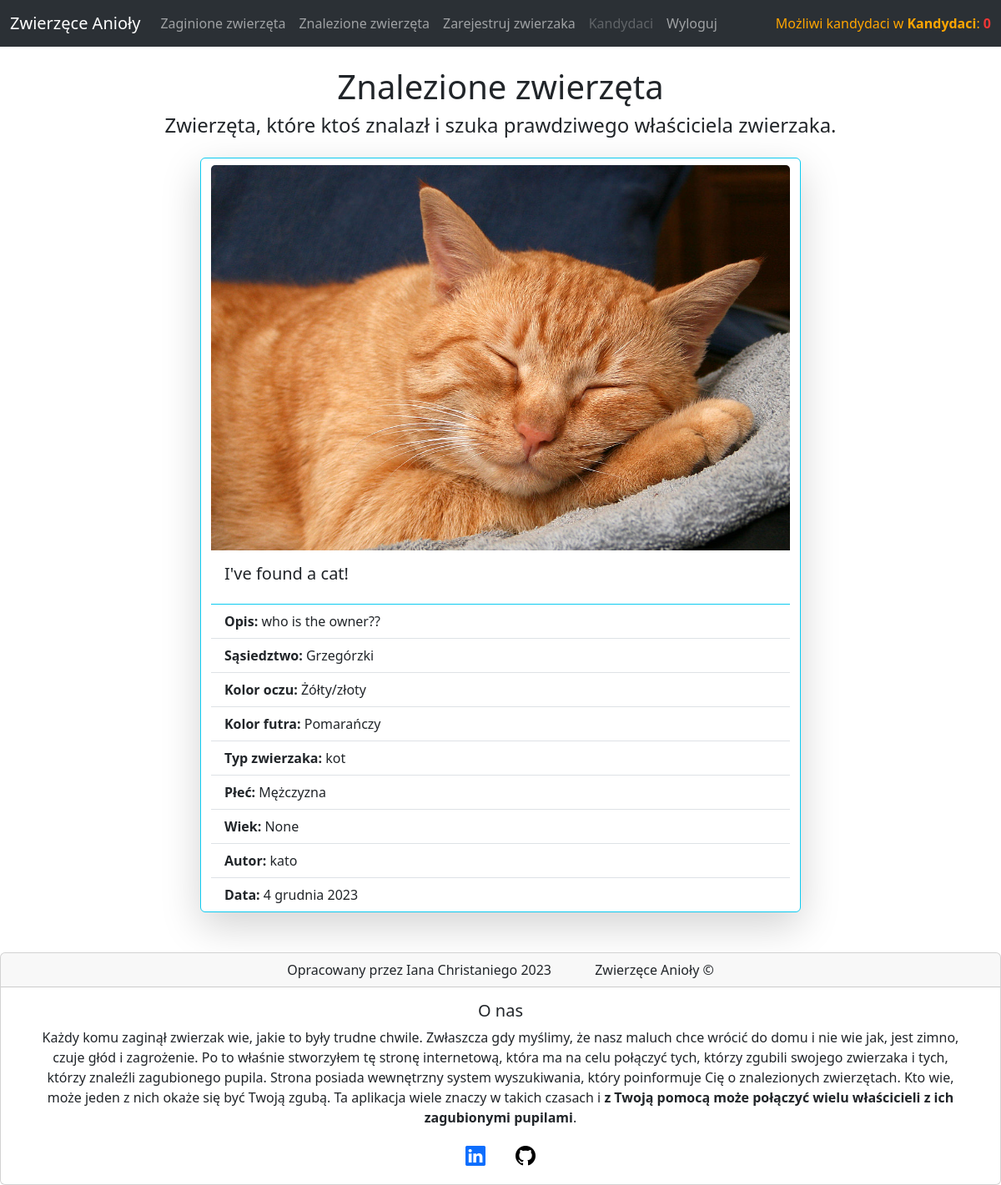
The page /pets/found/ on the database its author committed.
### crud/models.py (models this page shows, shortened)
class EventModel(models.Model):
    author = models.ForeignKey(User, on_delete=models.CASCADE, verbose_name="Autor")
    title = models.CharField(max_length = 50, blank = False, null = False, verbose_name="Tytuł")
    event = models.TextField(max_length = 250, blank = False, null = False, verbose_name="Opis")
    petType = (
        ("kot", "kot"),
        ("pies", "pies"),
        ("inny", "inny")
    )
    type = models.CharField(max_length = 5, blank = False, null = False, choices = petType, verbose_name="Typ zwierzaka")
    petsCharacteristics_eyes = (
        ("Żółty/złoty", "Żółty/złoty"),
        ("Zielony", "Zielony"),
        ("Niebieski", "Niebieski"),
        ("Miedź/bursztyn", "Miedź/bursztyn"),
        ("Mieszane kolory", "Mieszane kolory")
    )
    eyesColor = models.CharField(max_length = 35, choices = petsCharacteristics_eyes, blank = True, null = True, verbose_name="Kolor oczu")
    petsCharacteristics_fur = (
        ("Czarny", "Czarny"),
        ("Biały", "Biały"),
        ("Rudy", "Rudy"),
        ("Szary", "Szary"),
        ("Dwa różne kolory", "Dwa różne kolory"),
        ("Trzy różne kolory", "Trzy różne kolory")
    )
    furColor = models.CharField(max_length = 18, choices = petsCharacteristics_fur, help_text="(Dominujący)", verbose_name="Kolor futra")
    petsCharacteristics_gender = (
        ("Samiec", "Samiec"),
        ("Samica", "Samica")
    )
    gender = models.CharField(max_length = 9, choices = petsCharacteristics_gender, blank = True, null = True, verbose_name="Płeć")
    petsCharacteristics_age = (
        ("szczenię (do 1 roku życia)", "szczenię (do 1 roku życia)"),
        ("dorosły (do 10 roku życia)", "dorosły (do 10 roku życia)"),
        ("seniorzy (od 10 lat)", "seniorzy (od 10 lat)")
    )
    age = models.CharField(max_length = 26, choices = petsCharacteristics_age, blank = True, null = True, verbose_name="Wiek")
    locationOptions = (
            ("Bieńczyce", "Bieńczyce"),
            ("Bieżanów-Prokocim", "Bieżanów-Prokocim"),
            ("Bronowice", "Bronowice"),
            ("Czyżyny", "Czyżyny"),
            ("Dębniki", "Dębniki"),
            ("Grzegórzki", "Grzegórzki"),
            ("Krowodrza", "Krowodrza"),
            ("Łagiewniki–Borek Fałęcki", "Łagiewniki–Borek Fałęcki"),
            ("Mistrzejowice", "Mistrzejowice"),
            ("Nowa Huta", "Nowa Huta"),
            ("Podgórze", "Podgórze",),
            ("Podgórze Duchackie", "Podgórze Duchackie"),
            ("Prądnik Biały", "Prądnik Biały"),
            ("Prądnik Czerwony", "Prądnik Czerwony"),
            ("Stare Miasto", "Stare Miasto"),
            ("Swoszowice", "Swoszowice"),
            ("Wzgórza Krzesławickie", "Wzgórza Krzesławickie"),
            ("Zwierzyniec", "Zwierzyniec")
        )
    neighborhood = models.CharField(max_length = 25, choices = locationOptions, help_text="(Ostatni raz widziano zwierzaka.)", verbose_name="Sąsiedztwo")
    contact = models.EmailField(blank = True, default = "youremail@example.com", help_text="(Informacja ta wyświetli się tylko w Wyszukiwarce Zwierzaków, jeśli system znajdzie potencjalnych kandydatów.)", verbose_name="Kontakt")
    pic  = models.ImageField(null = True, blank=True, upload_to = "media/", verbose_name="Zdjęcie")
    date = models.DateField(auto_now = True, verbose_name="Data")
    lost = models.BooleanField(help_text = "(Zaznacz to pole, jeśli Twój zwierzak ZAGINĄŁ. Jeśli znalazłeś zwierzaka, NIE zaznaczaj żadnego z pól.)", verbose_name="Zaginiony zwierzak")
    found = models.BooleanField(default = False, help_text="(Zaznacz to pole, jeśli Twój pupil już się ODNALAZŁ. Jeśli znalazłeś zwierzaka, NIE zaznaczaj żadnego z pól.)", verbose_name="Znaleziony zwierzak")

### crud/views.py (the view)
# urls.py: path('found/', views.foundList, name = 'foundList'),
def foundList(request):
    events = EventModel.objects.all().order_by("-date")
    try:
        candidates = eventSearcher(request.user)
        amountResults = len(candidates)
    except:
        amountResults = 0
    return render(request, "foundlist.html", {"eventsToTemplate": events, "username": request.user, "amountOfCandidates": amountResults})

### crud/templates/foundlist.html (shortened to what this page needs)
{% extends "general_users_template.html" %}
{% block lostList %}
<div class="container fluid p-4">
    <div class="row justify-content-center">
        <div class="col">
            <div class="container text-center">
                <h1>Znalezione zwierzęta</h1>
                <h4>Zwierzęta, które ktoś znalazł i szuka prawdziwego właściciela zwierzaka.</h4>
            </div>
            <div class="row justify-content-center mt-4 mb-4">
                {% for event in eventsToTemplate %}
                    {% if event.lost == False %}
                        <div class="card border-info shadow-lg" style="width: 45rem;">
                            <a href="{% url 'crud:specificEvent' event.id %}"><img src="{{ event.pic.url }}" class="card-img-top mt-2" alt="Pet's image"></a>
                            <div class="card-body">
                                <h5 class="card-title">{{ event.title }}</h5>
                            </div>
                            <ul class="list-group list-group-flush">
                                <li class="list-group-item"><strong>Opis: </strong> {{ event.event }}</li>
                                <li class="list-group-item"><strong>Sąsiedztwo: </strong> {{ event.neighborhood }}</li>
                                <li class="list-group-item"><strong>Kolor oczu: </strong> {{ event.eyesColor }}</li>
                                <li class="list-group-item"><strong>Kolor futra: </strong> {{ event.furColor }}</li>
                                <li class="list-group-item"><strong>Typ zwierzaka: </strong> {{ event.type }}</li>
                                <li class="list-group-item"><strong>Płeć: </strong> {{ event.gender }}</li>
                                <li class="list-group-item"><strong>Wiek: </strong> {{ event.age }}</li>
                                <li class="list-group-item"><strong>Autor: </strong> {{ event.author }}</li>
                                <li class="list-group-item"><strong>Data: </strong> {{ event.date }}</li>
                            </ul>
                        </div>
                        <br>
                    {% endif %}
                {% endfor %}
            </div>
        </div>
    </div>
</div>
{% endblock%}

### rows shown on the page
EventModel: pic (picture), title "I've found a cat!", event "who is the owner??", neighborhood "Grzegórzki", eyesColor "Żółty/złoty", furColor "Pomarańczy", type "kot", gender "Mężczyzna", age "None", author "kato", date "4 grudnia 2023"

### other values the page prints
{{ amountOfCandidates }} "0"
